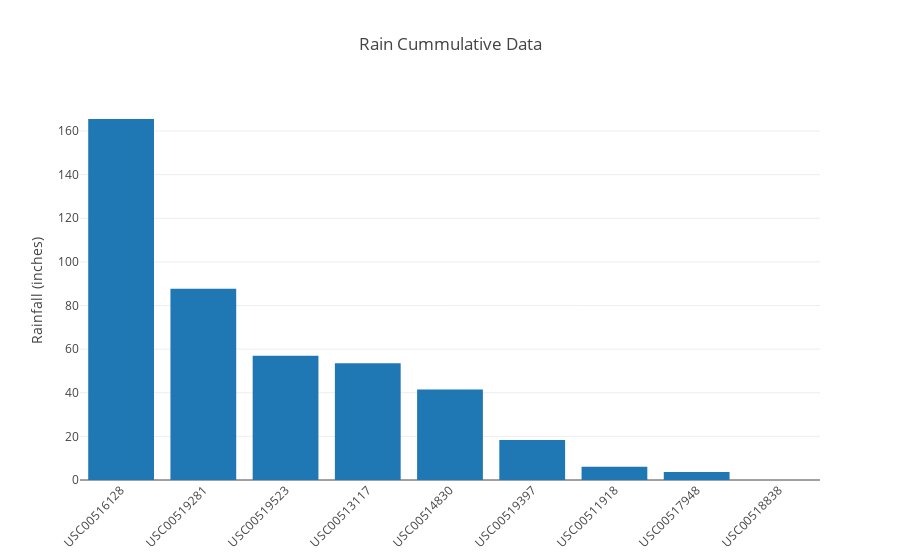

The code cell stored with this chart in its notebook:
### Markdown cell above
## Plot Rainfall Cummulation Data

### Code cell
trace = go.Bar(
    x=rainfall_df['station'],
    y=rainfall_df['tot_rainfall'],
    name='Cummulative Rainfall',
    )


data = [trace]

layout = go.Layout(
    title = 'Rain Cummulative Data',
    yaxis = dict(title = 'Rainfall (inches)'),
    xaxis= dict(tickangle=-45)
)




fig = go.Figure(data=data, layout=layout)
iplot(fig, filename='angled-text-bar')

### Figure 1 — Plotly figure (JSON) as saved in the notebook; plotly's stock layout.template omitted (floating-point values rounded to 4 significant figures)
{"data": [{"name": "Cummulative Rainfall", "type": "bar", "uid": "cf80e620-bd2c-4049-a61f-0d2b9414f646", "x": ["USC00516128", "USC00519281", "USC00519523", "USC00513117", "USC00514830", "USC00519397", "USC00511918", "USC00517948", "USC00518838"], "y": [165.5, 87.7, 56.93, 53.49, 41.55, 18.36, 6.09, 3.62, 0]}], "layout": {"title": {"text": "Rain Cummulative Data"}, "xaxis": {"tickangle": -45}, "yaxis": {"title": {"text": "Rainfall (inches)"}}}}
